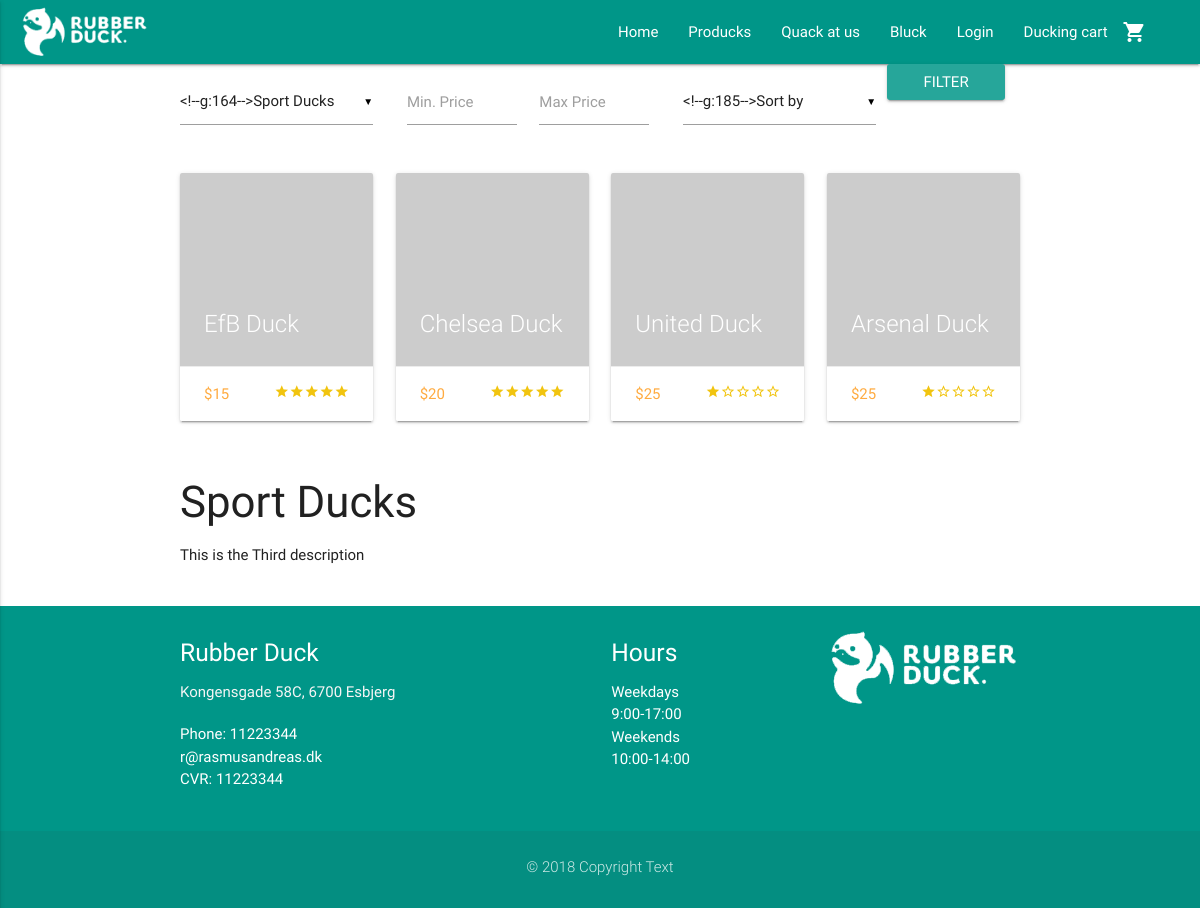
The app's page /view/products.php?cat=3 with its own data.
### tables this page shows
CREATE TABLE BasicPageInfo (
  CVR int NOT NULL PRIMARY KEY,
  LogoURL varchar(255) NOT NULL,
  ShopName varchar(255) NOT NULL,
  AboutUsText TEXT NULL,
  Email varchar(255) NULL,
  Phone int NULL,
  Street varchar(255) NULL,
  HouseNumber varchar(255) NULL,
  StripeToken varchar(255) NULL,
  ProductsSeoTitle varchar(255) NULL,
  ProductsMetaDescription varchar(255) NULL,
  BlogSeoTitle varchar(255) NULL,
  BlogMetaDescription varchar(255) NULL,
  ContactSeoTitle varchar(255) NULL,
  ContactMetaDescription varchar(255) NULL,
  HomeSeoTitle varchar(255) NULL,
  HomeMetaDescription varchar(255) NULL,
  ZipCode int(20) NOT NULL  
);

CREATE TABLE ProductImg (
  ItemNumber varchar(255) NOT NULL,
  ImgID int NOT NULL,
  IsPrimary boolean NULL,
  CONSTRAINT PK_DisplaysOnProduct PRIMARY KEY (ItemNumber, ImgID),
  FOREIGN KEY (ItemNumber) REFERENCES Product (ItemNumber),
  FOREIGN KEY (ImgID) REFERENCES ImgGallery (ImgID)
);

CREATE TABLE Product (
  ItemNumber varchar(255) NOT NULL PRIMARY KEY,
  ProductName varchar(255) NOT NULL,
  StockStatus int NOT NULL,
  ShortDescription varchar(255) NOT NULL,
  LongDescription TEXT NOT NULL,
  Price FLOAT(2) NOT NULL,
  OfferPrice FLOAT(2) NULL,
  SeoTitle varchar(255) NULL,
  MetaDescription varchar(255) NULL,
  ProductStatus boolean NOT NULL,
  CreationDate DATE NOT NULL,
  UserEmail varchar(255) NOT NULL,  
  ProductCategoryID int NOT NULL  
);

CREATE TABLE ProductCategory (
  ProductCategoryID int AUTO_INCREMENT NOT NULL PRIMARY KEY,
  CategoryName varchar(255) NOT NULL,
  Description TEXT NULL,
  SeoTitle varchar(255) NULL,
  MetaDescription varchar(255) NULL
);

CREATE TABLE ZipCode (
    ZipCode int(20) NOT NULL PRIMARY KEY,
    City varchar(255)
);

CREATE TABLE Hours (
  HoursID int AUTO_INCREMENT NOT NULL PRIMARY KEY,
  Open varchar(255) NOT NULL,
  Close varchar(255) NOT NULL,
  Day varchar(255) NULL
);

### model/contactDAO.php (called while the page is built, shortened)
<?php
require_once('../includes/connection.php');
    function getPageInfo() {
    global $connection;
        $pageInfo = mysqli_query($connection, "SELECT BasicPageInfo.* , ZipCode.City FROM `BasicPageInfo` INNER JOIN ZipCode ON ZipCode.ZipCode = BasicPageInfo.ZipCode");
        $row = mysqli_fetch_assoc($pageInfo);
        return $row;
    }
    function getHours() {
    global $connection;
        $hours = mysqli_query($connection, "SELECT * FROM Hours");
        return $hours;
    }

### includes/loginCustomer/session.php (called while the page is built, shortened)
<?php
	function logged_in() {
		return isset($_SESSION['CustomerEmail']);
	}
?>

### view/products.php (the view, shortened to what this page needs)
<?php
require_once('../includes/header.php');
require_once('../model/productsDAO.php');
?>
<div class="container">
  <?php
  require_once('../includes/filter.php');
  ?>
  <div class="row">
    <?php
    $prodResult = getProducts();
    while ($row = mysqli_fetch_array($prodResult)) {
      $itemNumber = $row["ItemNumber"];
    ?>
    <a href="product.php?item=<?php echo $itemNumber; ?>">
      <div class="col s12 m3">
        <div class="card">
          <div class="card-image">
            <img src="<?php echo $row["URL"]; ?>">
            <span class="card-title"><?php echo $row["ProductName"]; ?></span>
          </div>
          <div class="card-action">
            <p class="price">$<?php echo $row["Price"]; ?></p>
            <div class="stars right">
              <?php
                echo getReviewForProduct($itemNumber);
              ?>
            </div>
          </div>
        </div>
      </div>
    </a>
    <?php
  }
    ?>
  </div>
  <?php
  if(isset($catResult)) {
    while ($row = mysqli_fetch_array($catResult)) {
  ?>
  <div class="row">
    <div class="col s12 m12">
      <h3><?php echo $row["CategoryName"]; ?></h3>
      <p><?php echo $row["Description"]; ?></p>
    </div>
  </div>
  <?php
    }
  }
  ?>
</div>
<?php require_once('../includes/footer.php'); ?>

### includes/header.php (shortened to what this page needs)
<?php
require_once("../includes/connection.php");
require_once("../includes/loginCustomer/session.php");
require_once("../model/contactDAO.php");
$pageInfo = getPageInfo();
?>
<!DOCTYPE html>
  <html>
    <html lang="en">
    <head>
      <?php require_once("../includes/seo.php"); ?>
      <link type="text/css" rel="stylesheet" href="../css/materialize.min.css"  media="screen,projection"/>
      <link type="text/css" rel="stylesheet" href="../css/custom/custom.css" />
    </head>
    <body>
      <nav class="teal">
        <div class="nav-wrapper">
          <a href="../index.php" class="brand-logo"><img class="responsive-img" style="max-height: 64px!important; padding: 4px 0!important;" src="../<?php echo $pageInfo["LogoURL"]; ?>"></a>
          <ul class="right hide-on-med-and-down">
            <li><a href="../index.php">Home</a></li>
            <li><a href="products.php">Producks</a></li>
            <li><a href="contact.php">Quack at us</a></li>
            <li><a href="blog.php">Bluck</a></li>
            <?php
              if (logged_in() == true) {
            ?>
            <li><a class="dropdown-button" href="" data-activates="dropdown1"><?php echo $_SESSION["FirstName"]; ?><i class="material-icons right">arrow_drop_down</i></a></li>
            <?php
              } else {
            ?>
            <li><a href="login.php">Login</a></li>
            <?php
              }
            ?>
            <li><a href="cart.php">Ducking cart<i class="material-icons right">shopping_cart</i></a></li>
            <?php
              if(isset($_SESSION["cart"])) {
                $amountInCart = count($_SESSION["cart"]);
                if ($amountInCart > 0) {
                ?>
                  <li class="cartamount"><a class="cartamount"><?php echo $amountInCart; ?></a></li>
                <?php
                } else {
                  ?>
                    <li class="cartamount"><a class="cartamount" style="color: transparent;">0</a></li>
                  <?php
                }
              } else {
                ?>
                  <li class="cartamount"><a class="cartamount" style="color: transparent;">0</a></li>
                <?php
              }
            ?>
          </ul>
        </div>
      </nav>

### model/productsDAO.php (shortened to what this page needs)
<?php
require_once('../includes/connection.php');
$query = "SELECT * FROM `Product` INNER JOIN `ProductImg` ON Product.ItemNumber = ProductImg.ItemNumber
          INNER JOIN `ImgGallery` ON ProductImg.ImgID = ImgGallery.ImgID WHERE IsPrimary = true AND Product.ProductStatus = 1";
if (isset($_GET["cat"])) {
  if ($_GET["cat"] != "0") {
    $cat = $_GET["cat"];
    $query .= " AND `ProductCategoryID` = $cat ";
    $catResult = mysqli_query($connection, "SELECT * FROM `ProductCategory` WHERE `ProductCategoryID` = $cat");
  }
}
function getProducts() {
    global $connection, $query;
    $prodResult = mysqli_query($connection, $query);
    return $prodResult;
}
function getReviewForProduct($itemNumber) {
  global $connection;
  $ratingResult = mysqli_query($connection, "SELECT `Rating` FROM `Review` WHERE ItemNumber = $itemNumber");
    $rated = 0;
    $divide = 0;
    while ($ratingrow = mysqli_fetch_array($ratingResult)) {
      $rating = $ratingrow["Rating"];
      $rated = $rated + $rating;
      $divide = $divide + count($ratingResult);
    }
    if ($divide > 0) {
      $rated = $rated / $divide;
      $i = 1;
      $ratedRemaining = 5 - $rated;
      $i2 = 1;
      while ($i <= $rated) {
        echo "<i class='material-icons tiny rated'>star</i>";
        $i++;
      }
      while($i2 <= $ratedRemaining) {
          echo "<i class='material-icons tiny rated'>star_border</i>";
        $i2++;
      }
    } else {
      $i3 = 1;
      while($i3 <= 5) {
          echo "<i class='material-icons tiny rated'>star_border</i>";
        $i3++;
      }
    }
}
?>

### includes/footer.php (shortened to what this page needs)
<?php require_once ('../model/contactDAO.php');
$pageInfo = getPageInfo();
$hours = getHours();
?>
<footer class="page-footer teal">
      <div class="container">
        <div class="row">
          <div class="col s12 m4">
            <h5 class="white-text"><?php echo $pageInfo["ShopName"];?> </h5>
            <p class="grey-text text-lighten-4">
                <?php echo $pageInfo["Street"] . " " . $pageInfo["HouseNumber"] . ", " . $pageInfo["ZipCode"] . " " . $pageInfo["City"]; ?>
            </p>
              <p>
                Phone: <?php echo $pageInfo["Phone"] ?>
                <br>
                <?php echo $pageInfo["Email"] ?>
                <br>
                CVR: <?php echo $pageInfo["Phone"] ?></p>
          </div>
          <div class="col s12 m3 offset-m2">
            <h5 class="white-text">Hours</h5>
            <ul>
              <?php
              while ($row = mysqli_fetch_array($hours)) {
              ?>
              <li><?php echo $row["Day"] . "<br>" . $row["Open"] . "-" . $row["Close"]; ?></li>
              <?php
              }
              ?>
            </ul>
          </div>
          <div class="col s12 m3">
            <img class="responsive-img" src="../<?php echo $pageInfo["LogoURL"]; ?>">
          </div>
        </div>
      </div>
      <div class="footer-copyright">
        <div class="container">
          <p class="center">&copy; 2018 Copyright Text</p>
        </div>
      </div>
    </footer>
  </body>
</html>

### css/custom/custom.css (style rules this page uses)
body { position: relative; }
p { margin-bottom: 20px; }
nav .brand-logo { display: inline-block; padding-left: 20px; }
.brand-logo { display: block; margin-right: 20px; }
footer { margin: 0; }
.rated { color: #f1c40f; }
.price { color: #ffab40; -webkit-transition: color .3s ease; transition: color .3s ease; text-transform: uppercase; margin: 0 0 0 0; display: inline; }

### records on screen
basicpageinfo: LogoURL (picture), ShopName "Rubber Duck", Street "Kongensgade", HouseNumber "58C", ZipCode "6700", ZipCode.City "Esbjerg", Phone "11223344", Email "r@rasmusandreas.dk"
productimg: ItemNumber.ProductName "EfB Duck", ItemNumber.Price "15"
productimg: ItemNumber.ProductName "Chelsea Duck", ItemNumber.Price "20"
productimg: ItemNumber.ProductName "United Duck", ItemNumber.Price "25"
productimg: ItemNumber.ProductName "Arsenal Duck", ItemNumber.Price "25"
productcategory: CategoryName "Sport Ducks", Description "This is the Third description"
hours: Day "Weekdays", Open "9:00", Close "17:00"
hours: Day "Weekends", Open "10:00", Close "14:00"
